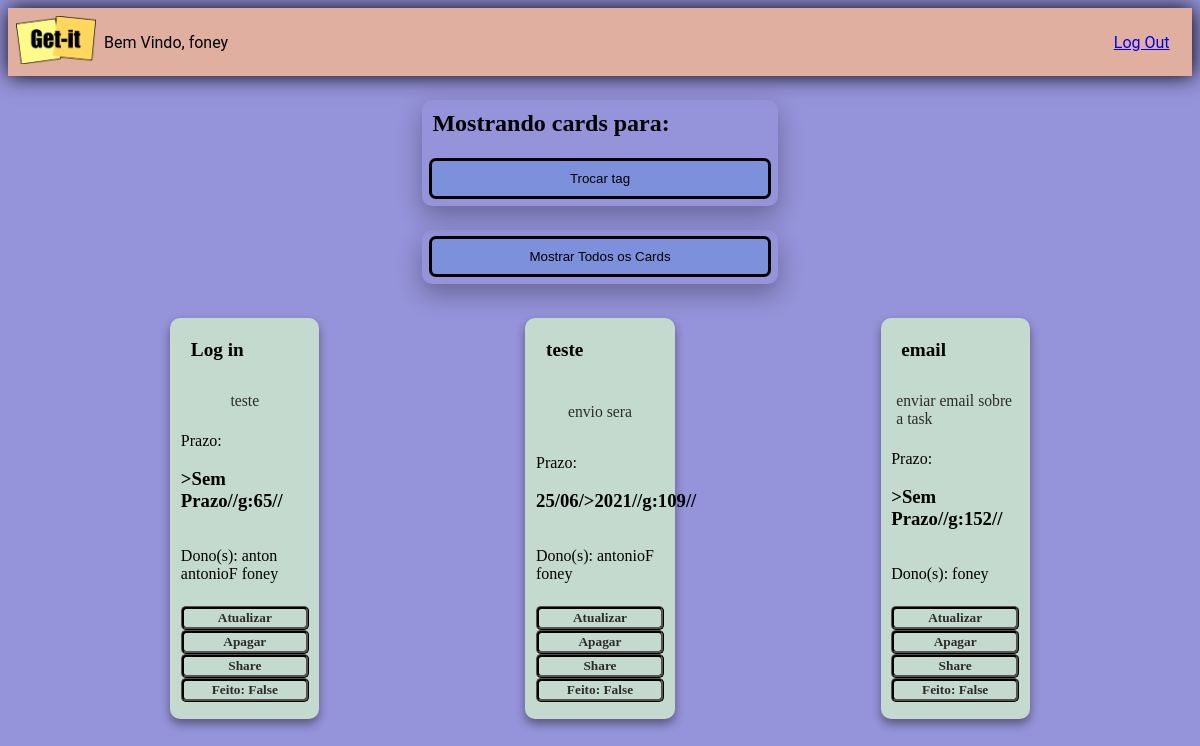
The app's page /final/ (signed in) with its own data.
### notes/models.py (models this page shows, shortened)
class Note(models.Model):
    id = models.AutoField(primary_key=True)
    title = models.CharField(max_length=200, default='')
    content = models.TextField(default='')
    tag = models.CharField(max_length=50, default='')
    prazo = models.CharField(max_length=15, default='Sem Prazo')
    feito = models.BooleanField(default=False)
    users = models.ManyToManyField(User,related_name = 'dono')

### notes/views.py (the view)
# urls.py: path('final/', views.back_final, name='final'),
def back_final(request):
    user = request.user.username
    User = get_user_model()
    print("33333333333333333333333333333333")
    if request.method == 'POST':
        tag = request.POST.get('tag')
        return redirect('final', tag = tag)
    else:
        all_notes = Note.objects.filter(users = User.objects.get(username = user))
        return render(request, 'notes/final.html', {'notes': all_notes})

### notes/templates/notes/final.html (shortened to what this page needs)
{% extends "notes/base.html" %}
{% load static %}
{% block content %}
<div class="appbar">
  <a href="{% url 'index' %}"><img class="logo" src="{% static 'notes/img/logo-getit.png' %}" /></a>
<div class = 'teste'><p class="subtitle">Bem Vindo, {{ user.username }} </p>
  <p class="subtitle"><a href="{% url 'login' %}">Log Out</a></p>
</div>
</div>
<form action='/tags/' method="post" class="form-card2">
  <h1 class="item_lista">Mostrando cards para: {{ tagg }}</h1>
    <button class="btn" type="submit">Trocar tag</button>
</form>
<form action='/retorno/' method="post" class="form-card2">
    <button class="btn" type="submit">Mostrar Todos os Cards</button>
</form>
<div class="card-container">
  {% for note in notes %}
  <div class="card" id="card{{ note.id }}" >
    <form class="from" method="post">
    <h3 class="card-title" id="tx1{{ note.id }}" onclick="func1('tx1{{ note.id }}','inp1{{ note.id }}','card{{ note.id }}')" >{{ note.title }}</h3>
    <div class="card-content">
      <p id="tx2{{ note.id }}" onclick="func2('tx2{{ note.id }}','inp2{{ note.id }}','card{{ note.id }}')">{{ note.content }}</p>
    </div>
    Prazo:<h3 class='card-date' id="tx3{{ note.id }}" onclick="func1('tx3{{ note.id }}','inp3{{ note.id }}','card{{ note.id }}')">{{note.prazo}}</h3>
    <p class="card-contentdzb"> Dono(s): {%for nome in note.users.all%} {{ nome }} {% endfor %} </p>
    <div class="div_botao">
      <button class="botao1" type="submit" name="atualizar" value="{{ note.id }}" id="update">Atualizar</button>
      <button class="botao1" type="submit" name= "apagar" value="{{ note.id }}">Apagar</button>
      <button class="botao1" type="button" name= "share" value="{{ note.id }}" onclick="func3('{{ note.id }}')" >Share</button>
      <button class="botao1 botao_mudar" type="submit" name= "status" value="{{ note.id }}"> Feito: {{note.feito}}</button>
    </div>
      </form>
  </div>
  {% endfor %}
</div>
{% endblock %}

### notes/static/notes/csss/getit.css (style rules this page uses)
::placeholder { color: black; opacity: 1; }
body { background-color: #9593d9; }
.teste { display: flex; width: 90%; justify-content: space-between; }
.item_lista { font-size: 1.5em; margin: 10px 10px 15px 10px; font-family: 'Permanent Marker', cursive; }
.appbar { left: 5%; top: 10%; width: 100%; height: 100%; display: flex; align-items: center; box-shadow: 1px 0px 20px black; background-color: #e0afa0; }
.logo { margin: 0.5rem; width: 5rem; height: 3rem; }
html, body { font-family: "Roboto", sans-serif; }
.form-card2 { box-shadow: 0 10px 24px 0 rgba(0, 0, 0, 0.3); justify-content:space-between; display: flex; flex-direction:column; width: 30%; margin: 2% auto; border-radius: 10px; }
.card-container { align-content:flex-start; justify-content:space-evenly; margin: 1%; display: flex; flex-wrap:wrap; margin-left: 5%; margin-right: 5%; }
.from { height: 100%; display: flex; justify-content: space-between; flex-direction:column; }
.card { padding: 1%; font-family: 'Permanent Marker', cursive; width:12%; margin-top: 5%; border-radius: 10px; margin: 1% auto; display: flex; flex-direction:column; box-shadow: 0 5px 10px 0 rgba(0, 0, 0, 0.4); justify-content: space-between; }
.card-title { font-weight: bold; font-size: 1.2em; margin: 10px 10px 15px 10px; }
.card-content { font-display: inline-block; font-size: 0.98em; font-weight:normal; color: #2c2c2c; text-align:left; align-self: center; margin: auto; margin-left: 4%; margin-right: 4%; padding-bottom: 5%; }
.botao1 { border-radius: 5px; width: 100%; color: #2c2c2c; font-weight: bold; font-family: 'Permanent Marker', cursive; background-color: transparent; border: black; border-style: ridge; }
.div_botao { display: flex; margin-top: 5%; margin-bottom: 5% ; flex-wrap: wrap; }
.card-color-2 { background:#C4DACF; }
.card-color-5 { background:#C4DACF; }
.btn { margin: 0.5em; position: relative; display: block; padding: 10px; overflow: hidden; border-width: 0; outline: none; border-radius: 7px; background-color: #7C90DB; border: black; border-style: solid; transition: background-color 0.3s; }
.btn:before { content: ""; position: absolute; top: 50%; left: 50%; display: block; width: 0; padding-top: 0; border-radius: 100%; background-color: rgba(236, 240, 241, 0.3); -webkit-transform: translate(-50%, -50%); -moz-transform: translate(-50%, -50%); -ms-transform: translate(-50%, -50%); -o-transform: translate(-50%, -50%); transform: translate(-50%, -50%); }

### records on screen
Note: title "Log in", content "teste", {{ note.id }} 16 (drawn), feito "False"
Note: title "teste", content "envio sera", {{ note.id }} 53 (drawn), feito "False"
Note: title "email", content "enviar email sobre a task", {{ note.id }} 19 (drawn), feito "False"

### other values on screen
{{ user.username }} "foney"
{{ nome }} "anton"
{{ nome }} "antonioF"
{{ nome }} "foney"
